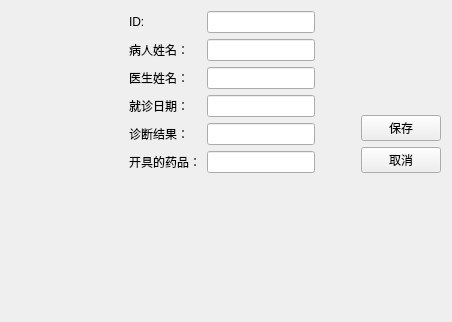
<?xml version="1.0" encoding="UTF-8"?>
<ui version="4.0">
 <class>RecordEditView</class>
 <widget class="QWidget" name="RecordEditView">
  <property name="geometry">
   <rect>
    <x>0</x>
    <y>0</y>
    <width>452</width>
    <height>322</height>
   </rect>
  </property>
  <property name="windowTitle">
   <string>Form</string>
  </property>
  <layout class="QGridLayout" name="gridLayout_4">
   <item row="0" column="0" rowspan="2" colspan="2">
    <layout class="QHBoxLayout" name="horizontalLayout_3">
     <item>
      <spacer name="horizontalSpacer_2">
       <property name="orientation">
        <enum>Qt::Horizontal</enum>
       </property>
       <property name="sizeHint" stdset="0">
        <size>
         <width>40</width>
         <height>20</height>
        </size>
       </property>
      </spacer>
     </item>
     <item>
      <layout class="QHBoxLayout" name="horizontalLayout_4">
       <item>
        <layout class="QGridLayout" name="gridLayout_3">
         <item row="3" column="1">
          <widget class="QLineEdit" name="Editdate"/>
         </item>
         <item row="5" column="0">
          <widget class="QLabel" name="label_9">
           <property name="text">
            <string>开具的药品：</string>
           </property>
          </widget>
         </item>
         <item row="0" column="1">
          <widget class="QLineEdit" name="dbEditID_2"/>
         </item>
         <item row="1" column="0">
          <widget class="QLabel" name="label_3">
           <property name="text">
            <string>病人姓名：</string>
           </property>
          </widget>
         </item>
         <item row="2" column="1">
          <widget class="QLineEdit" name="dbEditDname"/>
         </item>
         <item row="4" column="1">
          <widget class="QLineEdit" name="EditResult"/>
         </item>
         <item row="3" column="0">
          <widget class="QLabel" name="label_4">
           <property name="text">
            <string>就诊日期：</string>
           </property>
          </widget>
         </item>
         <item row="1" column="1">
          <widget class="QLineEdit" name="dbEditPname_2"/>
         </item>
         <item row="5" column="1">
          <widget class="QLineEdit" name="EditBill"/>
         </item>
         <item row="0" column="0">
          <widget class="QLabel" name="label_13">
           <property name="text">
            <string>ID:</string>
           </property>
          </widget>
         </item>
         <item row="4" column="0">
          <widget class="QLabel" name="label_5">
           <property name="text">
            <string>诊断结果：</string>
           </property>
          </widget>
         </item>
         <item row="2" column="0">
          <widget class="QLabel" name="label_11">
           <property name="text">
            <string>医生姓名：</string>
           </property>
          </widget>
         </item>
        </layout>
       </item>
       <item>
        <spacer name="horizontalSpacer_4">
         <property name="orientation">
          <enum>Qt::Horizontal</enum>
         </property>
         <property name="sizeHint" stdset="0">
          <size>
           <width>40</width>
           <height>20</height>
          </size>
         </property>
        </spacer>
       </item>
       <item>
        <layout class="QVBoxLayout" name="verticalLayout_2">
         <item>
          <spacer name="verticalSpacer_6">
           <property name="orientation">
            <enum>Qt::Vertical</enum>
           </property>
           <property name="sizeHint" stdset="0">
            <size>
             <width>20</width>
             <height>40</height>
            </size>
           </property>
          </spacer>
         </item>
         <item>
          <widget class="QPushButton" name="pushButton_3">
           <property name="text">
            <string>保存</string>
           </property>
          </widget>
         </item>
         <item>
          <widget class="QPushButton" name="pushButton_4">
           <property name="text">
            <string>取消</string>
           </property>
          </widget>
         </item>
        </layout>
       </item>
      </layout>
     </item>
    </layout>
   </item>
   <item row="1" column="1">
    <spacer name="verticalSpacer_5">
     <property name="orientation">
      <enum>Qt::Vertical</enum>
     </property>
     <property name="sizeHint" stdset="0">
      <size>
       <width>20</width>
       <height>159</height>
      </size>
     </property>
    </spacer>
   </item>
   <item row="2" column="1">
    <spacer name="verticalSpacer_4">
     <property name="orientation">
      <enum>Qt::Vertical</enum>
     </property>
     <property name="sizeHint" stdset="0">
      <size>
       <width>20</width>
       <height>127</height>
      </size>
     </property>
    </spacer>
   </item>
  </layout>
 </widget>
 <resources/>
 <connections/>
</ui>
